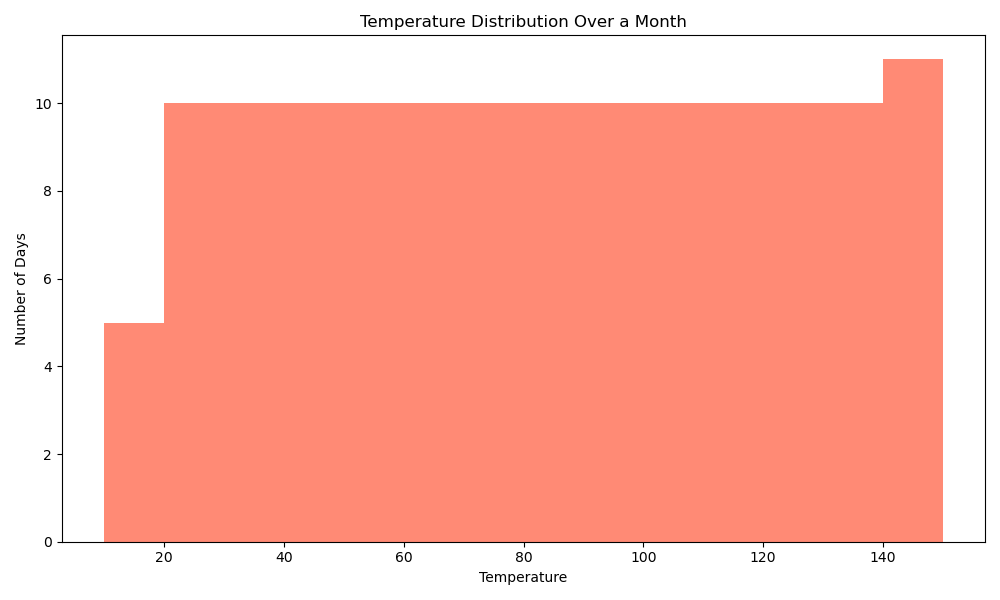

Python code for this plot:

import matplotlib.pyplot as plt

# This is the data for the temperatures recorded over a month
temperatures = [
    15, 16, 17, 18, 19, 20, 21, 22, 23, 24, 25, 26, 27, 28, 29, 30, 31, 32, 33, 34, 35,
    36, 37, 38, 39, 40, 41, 42, 43, 44, 45, 46, 47, 48, 49, 50, 51, 52, 53, 54, 55, 56,
    57, 58, 59, 60, 61, 62, 63, 64, 65, 66, 67, 68, 69, 70, 71, 72, 73, 74, 75, 76, 77,
    78, 79, 80, 81, 82, 83, 84, 85, 86, 87, 88, 89, 90, 91, 92, 93, 94, 95, 96, 97, 98,
    99, 100, 101, 102, 103, 104, 105, 106, 107, 108, 109, 110, 111, 112, 113, 114, 115,
    116, 117, 118, 119, 120, 121, 122, 123, 124, 125, 126, 127, 128, 129, 130, 131, 132,
    133, 134, 135, 136, 137, 138, 139, 140, 141, 142, 143, 144, 145, 146, 147, 148, 149,
    150
]

plt.figure(figsize=(10, 6))

# Plot the histogram with vertical orientation, specified bin width, and custom color
plt.hist(temperatures, bins=range(10, 160, 10), alpha=0.75, orientation='vertical', color='#FF6347')

# Set chart title and labels
plt.title('Temperature Distribution Over a Month')
plt.xlabel('Temperature')
plt.ylabel('Number of Days')

plt.tight_layout()

# Show the plot
plt.show()
